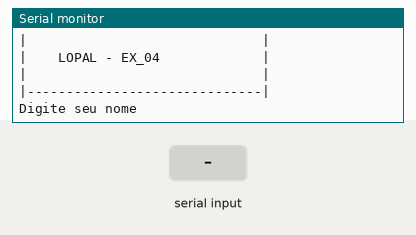
Bench run of a sketch on a simulated Arduino Uno, built with avr-gcc and run on an emulated ATmega328P. On the bench: the last lines printed to the serial monitor. Inputs (shaded band) come from the test bench.

Above: at 1.2 s.
1.3 s: "90,45\n" received over Serial
At 2.8 s:
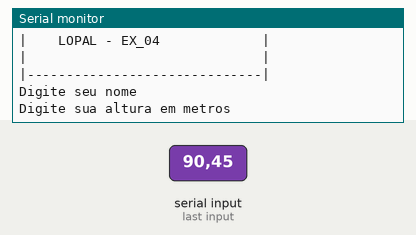
3.8 s: "30,150\n" received over Serial
At 4.7 s:
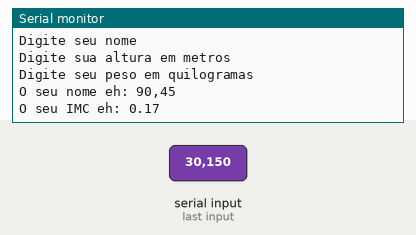

Measured:
- after the input at 1.3 s, the serial monitor: prints a new line after 1.0 s (image 1)
- after the input at 3.8 s, the serial monitor: prints a new line at once (image 2)

The sketch:

LOPAL_-_EX04.ino
```cpp
//Faça um programa que receba o nome, o peso e a altura de uma
//pessoa. Calcule e imprima o nome e o IMC dessa pessoa - IMC = peso
// / (altura * altura).

//Variáveis
String nome = "";
float altura = 0;
float peso = 0;
float IMC = 0;

void setup()
{
  Serial.begin(9600);
}

void loop()
{

  //Cabeçalho - 2 pipes + tracinho
    Serial.println("|------------------------------|");
    Serial.println("|                              |");
    Serial.println("|    LOPAL - EX_04             |");
    Serial.println("|                              |");
    Serial.println("|------------------------------|");

  Serial.println();//pula uma linha
  Serial.println();//pula uma linha

  //Entrada
  Serial.println("Digite seu nome");//pergunta o nome do usuário
  while(! Serial.available() );//espera o usuário digitar/dar um <Enter>
  nome = Serial.readString();//resposta do usuário
  nome.trim();//retira  o \n (retira o enter capturado)

  Serial.println("Digite sua altura em metros");//pergunta a altura em metros  do usuário
  while(! Serial.available() );//espera o usuário digitar/dar um <Enter>
  altura = Serial.parseFloat();//resposta do usuário


  Serial.println("Digite seu peso em quilogramas");//pergunta o peso em quilogramas do usuário
  while(! Serial.available() );//espera o usuário digitar/dar um <Enter>
  peso = Serial.parseFloat();//resposta do usuário

  //processamento
  IMC = peso / (altura * altura);

  //saída
  Serial.println("O seu nome eh: " + String (nome) );
  Serial.println("O seu IMC eh: " + String (IMC) );
  delay(5000);//aguarda 5 segundos antes de rodar o loop novamente
}
```
